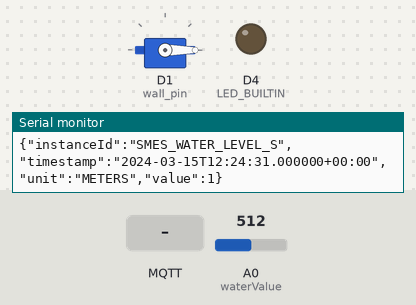
This sketch was run on a simulated ESP8266 (NodeMCU). On the bench: servo, output pins drawn as LEDs (lit = HIGH, except the on-board LED, lit = LOW), the last lines printed to the serial monitor. Inputs (shaded band) come from the test bench; at power-on: A0 (waterValue) = 512. WiFi joins after 1.5 s; servers stay silent unless stated; no MQTT or app messages arrive unless stated; not simulated (calls return 0 or success): credentials.h; names the files do not define were given values by the test bench: mqttPort = 1883.

Above: at 2.8 s.
2.9 s: MQTT message "true" arrives on the first subscribed topic
At 5.9 s:
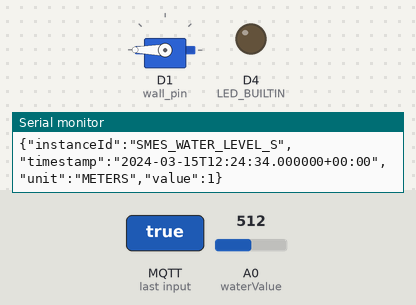
6.2 s: MQTT message "true" arrives on the second subscribed topic
At 8.2 s:
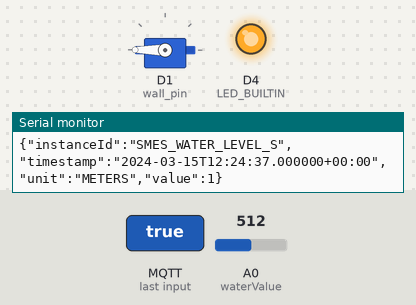
9.3 s: MQTT message "false" arrives on the first subscribed topic
At 12.3 s:
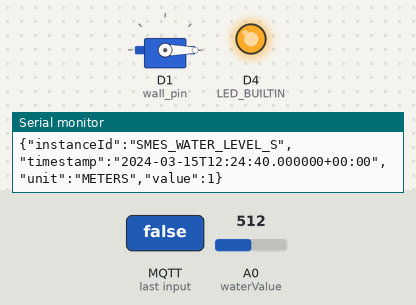
Timing chart, 0 to 13.8 s (numbered marks = the images above; inputs shaded):
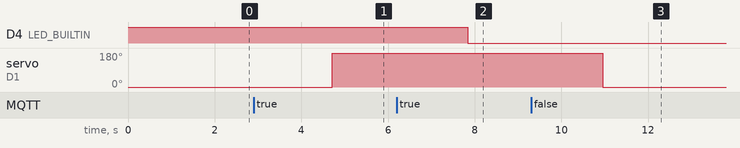

Measured:
- after the input at 2.9 s, servo on D1 (wall_pin): 0° → 180° after 1.8 s
- after the input at 6.2 s, D4 (LED_BUILTIN): HIGH → LOW after 1.6 s
- after the input at 9.3 s, servo on D1 (wall_pin): 180° → 0° after 1.7 s

The sketch:

max_eyth_see.ino
```cpp
#include <Servo.h>
#include "credentials.h"

#include <Servo.h>
#include <ESP8266WiFi.h>
#include <PubSubClient.h>
#include <TimeLib.h>
#include <WiFiUdp.h>

// NTP Servers:
static const char ntpServerName[] = "us.pool.ntp.org";

const int timeZone = 2;     // Central European Time


WiFiUDP Udp;
unsigned int localPort = 8888;  // local port to listen for UDP packets

time_t getNtpTime();
void digitalClockDisplay();
void printDigits(int digits);
void sendNTPpacket(IPAddress &address);

#define wall_pin D1 // wall


Servo wall; // Servo for window

WiFiClientSecure espClient; // WiFiClient to connect and use WiFi
PubSubClient mqtt(espClient); // mqtt client

int waterValue = A0;

// closes the window and sens appropriate retained status message to mqtt broker
void close_wall() {
  wall.write(0);
}


// opens the window and sens appropriate retained status message to mqtt broker
void open_wall() {
  wall.write(180);
}

void setup() {
  Serial.begin(9600);
  pinMode(LED_BUILTIN, OUTPUT);
  digitalWrite(LED_BUILTIN, HIGH);
  // Connect to WiFi
  WiFi.begin(ssid, password);
  while (WiFi.status() != WL_CONNECTED) {
    delay(500);
    Serial.println("Connecting to WiFi..");
  }
  Serial.println("Connected to the WiFi network");

  espClient.setInsecure();

  // Set mqqt config info
  mqtt.setServer(mqttServer, mqttPort);
  mqtt.setCallback(callback);

  // Connect to mqtt broker
  while (!mqtt.connected()) {
    Serial.println("Connecting to MQTT...");

    if (mqtt.connect("STUTTGART_MAX_EYTH_SEE", mqttUser, mqttPassword)) {

      Serial.println("connected");

    } else {

      Serial.print("failed with state ");
      Serial.print(mqtt.state());
      delay(2000);

    }
  }

  // subscribe to topics
  mqtt.subscribe("actuators/statusdata/STUTTGART_MAX_EYTH_SEE/WATER_PROTECTION_WALL");
  mqtt.subscribe("actuators/statusdata/STUTTGART_MAX_EYTH_SEE/ALARM_LIGHT");


  // startup message for protectionwall
  mqtt.publish("actuators/metadata/STUTTGART_MAX_EYTH_SEE/WATER_PROTECTION_WALL",
               "{\"instanceId\":\"SMES_WATER_PROTECTION_WALL_A\",\"name\":\"Water Protection Wall at Stuttgart Max Eyth See\",\"location\":\"STUTTGART_MAX_EYTH_SEE\",\"type\":\"WATER_PROTECTION_WALL\"}");

  //startup message for alarmlight
  mqtt.publish("actuators/metadata/STUTTGART_MAX_EYTH_SEE/ALARM_LIGHT",
               "{\"instanceId\":\"SMES_LIGHT_A\",\"name\":\"Alarm Light at Stuttgart Max Eyth See\",\"location\":\"STUTTGART_MAX_EYTH_SEE\",\"type\":\"ALARM_LIGHT\"}");

  //startup message for Water Level
  mqtt.publish("sensors/metadata/STUTTGART_MAX_EYTH_SEE/WATER_LEVEL",
               "{\"instanceId\":\"SMES_WATER_LEVEL_S\",\"name\":\"Water Level at Stuttgart Max Eyth See\",\"location\":\"STUTTGART_MAX_EYTH_SEE\",\"measure\":\"WATER_LEVEL\"}");

  Udp.begin(localPort);
  setSyncProvider(getNtpTime);
  setSyncInterval(300);

  // attach the servos at the specific pins
  wall.attach(wall_pin);

  // close window and blinds as starting position
  close_wall();
}

// callback function which is called for each incoming message
void callback(char* topic, byte* payload, unsigned int length) {
  char message[length + 1]; // will later contain only the message, without sender information
  for (int i = 0; i < length; i++) { // copy message from payload to message
    message[i] = (char) payload[i];
  }
  message[length] = '\0'; // add null byte to terminate string

  String topic_s = String(topic);
  String message_s = String(message);

  if (topic_s == "actuators/statusdata/STUTTGART_MAX_EYTH_SEE/WATER_PROTECTION_WALL") {
    if (message_s.indexOf("true") > -1 ) {
      open_wall();

    } else if (message_s.indexOf("false") > -1 ) {
      close_wall();

    }
  } else if (topic_s == "actuators/statusdata/STUTTGART_MAX_EYTH_SEE/ALARM_LIGHT") {
    if (message_s.indexOf("true") > -1) {
      digitalWrite(LED_BUILTIN, LOW);
    } else if (message_s.indexOf("false") > -1) {
      digitalWrite(LED_BUILTIN, HIGH);
    }
  }

  Serial.print(topic);
  Serial.print(": ");
  Serial.println(message);

}

void loop() {
  mqtt.loop();
  int value = map(analogRead(waterValue), 0, 1023, 4, -1);
  char timestamp[33];
  sprintf(timestamp, "%d-%02d-%02dT%02d:%02d:%02d.000000+00:00", year(), month(), day(), hour(), minute(), second());

  char msg[96];
  sprintf(msg, "{\"instanceId\":\"SMES_WATER_LEVEL_S\",\"timestamp\":\"%s\",\"unit\":\"METERS\",\"value\":%d}", timestamp, value);
  Serial.println(msg);

  mqtt.publish("sensors/telemetry/STUTTGART_MAX_EYTH_SEE/WATER_LEVEL", msg, true);
  delay(3000);


}


const int NTP_PACKET_SIZE = 48; // NTP time is in the first 48 bytes of message
byte packetBuffer[NTP_PACKET_SIZE]; //buffer to hold incoming & outgoing packets

time_t getNtpTime()
{
  IPAddress ntpServerIP; // NTP server's ip address

  while (Udp.parsePacket() > 0) ; // discard any previously received packets
  Serial.println("Transmit NTP Request");
  // get a random server from the pool
  WiFi.hostByName(ntpServerName, ntpServerIP);
  Serial.print(ntpServerName);
  Serial.print(": ");
  Serial.println(ntpServerIP);
  sendNTPpacket(ntpServerIP);
  uint32_t beginWait = millis();
  while (millis() - beginWait < 1500) {
    int size = Udp.parsePacket();
    if (size >= NTP_PACKET_SIZE) {
      Serial.println("Receive NTP Response");
      Udp.read(packetBuffer, NTP_PACKET_SIZE);  // read packet into the buffer
      unsigned long secsSince1900;
      // convert four bytes starting at location 40 to a long integer
      secsSince1900 =  (unsigned long)packetBuffer[40] << 24;
      secsSince1900 |= (unsigned long)packetBuffer[41] << 16;
      secsSince1900 |= (unsigned long)packetBuffer[42] << 8;
      secsSince1900 |= (unsigned long)packetBuffer[43];
      return secsSince1900 - 2208988800UL + timeZone * SECS_PER_HOUR;
    }
  }
  Serial.println("No NTP Response :-(");
  return 0; // return 0 if unable to get the time
}

// send an NTP request to the time server at the given address
void sendNTPpacket(IPAddress &address)
{
  // set all bytes in the buffer to 0
  memset(packetBuffer, 0, NTP_PACKET_SIZE);
  // Initialize values needed to form NTP request
  // (see URL above for details on the packets)
  packetBuffer[0] = 0b11100011;   // LI, Version, Mode
  packetBuffer[1] = 0;     // Stratum, or type of clock
  packetBuffer[2] = 6;     // Polling Interval
  packetBuffer[3] = 0xEC;  // Peer Clock Precision
  // 8 bytes of zero for Root Delay & Root Dispersion
  packetBuffer[12] = 49;
  packetBuffer[13] = 0x4E;
  packetBuffer[14] = 49;
  packetBuffer[15] = 52;
  // all NTP fields have been given values, now
  // you can send a packet requesting a timestamp:
  Udp.beginPacket(address, 123); //NTP requests are to port 123
  Udp.write(packetBuffer, NTP_PACKET_SIZE);
  Udp.endPacket();
}
```
